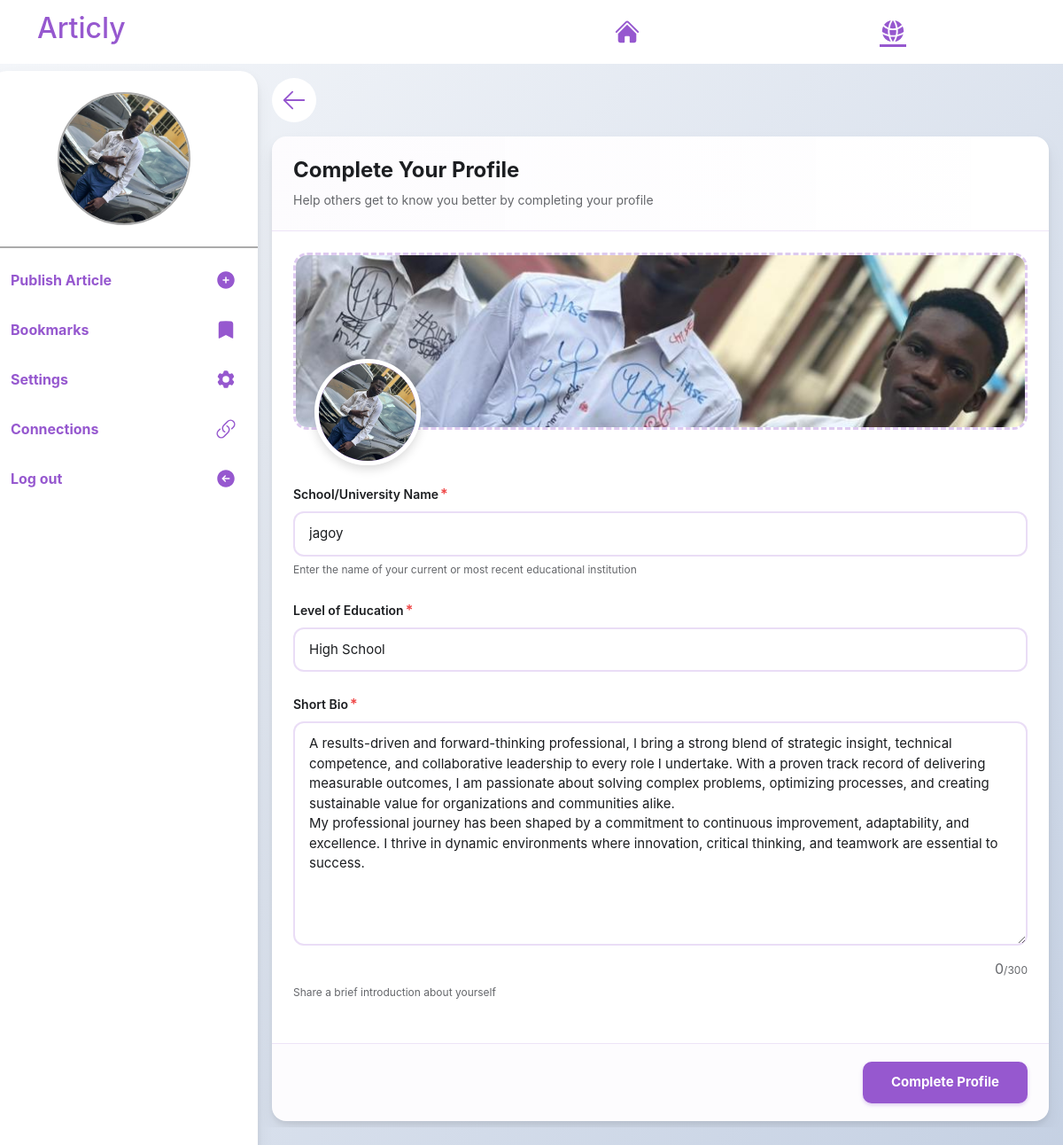
Before: /auth/settings/profile/ (signed in) with the older database file.
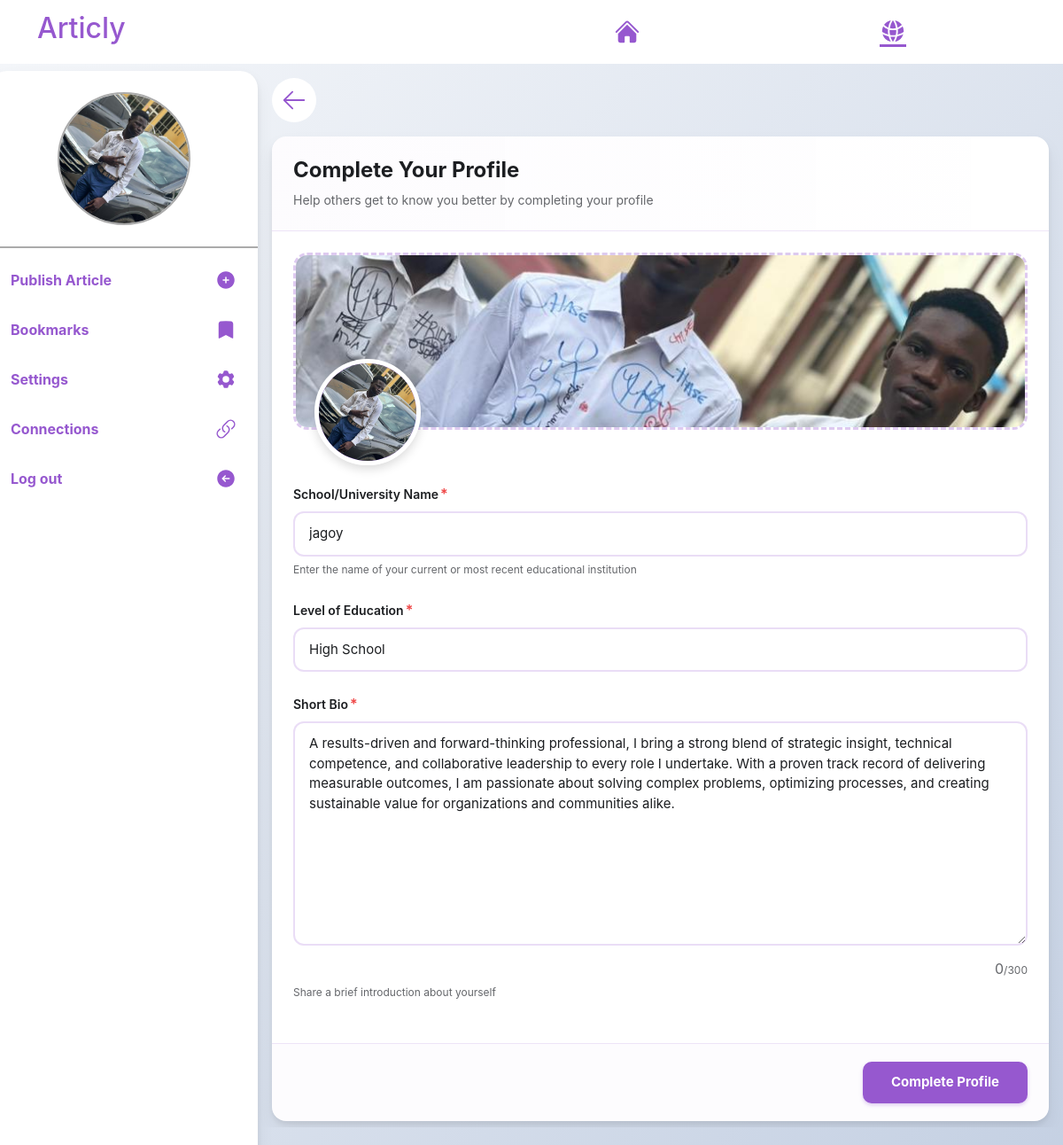
After: the same page with the newer database file.
### authentication/models.py (models this page shows, shortened)
class UserProfile(models.Model):
    user = models.OneToOneField(User,on_delete=models.CASCADE)
    category = models.ForeignKey(UserCategory,on_delete=models.CASCADE)
    bio = models.TextField(default="enter bio")
    cover_photo = models.ImageField(upload_to="cover_photo/",default="test.jpg")
    profile_photo = models.ImageField(upload_to="profile_photo/",default="test.jpg")
    name_of_school = models.CharField(max_length=50,default="")
    level_of_education = models.CharField(max_length=50,default="")
    flags = models.IntegerField(default=0)

### authentication/views.py (the view, shortened to what this page needs)
# urls.py: path("settings/profile/", views.update_profile, name="update_profile")
@login_required
def update_profile(request):
    profile = UserProfile.objects.filter(user=request.user)
    if profile:
        profile = UserProfile.objects.get(user=request.user)
        form = ProfileForm(instance=profile or None)
    else:
        form = ProfileForm()
    context = {"form":form,"profile":profile}
    return render(request,"account/update_profile.html",context)

### user/templatetags/user_tags.py (called while the page is built)
@register.filter
def generate_token(data):
    encoded_bytes = base64.urlsafe_b64encode(force_bytes(data))
    return force_str(encoded_bytes)

### user/utils.py (called while the page is built)
def custom_context(request):
    categories = Category.objects.all()
    if request.user.is_authenticated:
        preference = Prefrence.objects.get(user=request.user).category.all()
        likes = Like.objects.filter(user=request.user).values_list("article_id",flat=True)
        bookmarks = Bookmark.objects.filter(user=request.user).values_list("article_id",flat=True)
        connected_user_ids = get_complex_data(request)
        print(connected_user_ids)
        context = {"category":categories,
                   "connections":connected_user_ids,
                    "saved_preferences":preference,"likes":likes,
               "bookmarks":bookmarks,}
    else:
        context = {"category":categories}
    return context

def get_complex_data(request):
    data = cache.get(f'user_connections_{request.user}')
    if data is None:
        connections = Connection.objects.filter(
            Q(sender=request.user) | Q(receiver=request.user)
        ).values_list(
            'sender_id', 'receiver_id'
        )
        connected_user_ids = {
            uid for pair in connections for uid in pair
        }
        connected_user_ids.discard(request.user.id)
        print(f"user_connections_{request.user}")
        cache.set(f'user_connections_{request.user}', connected_user_ids,None) # Cache for 1 hour
        data = connected_user_ids
    return data

### authentication/templates/account/update_profile.html (shortened to what this page needs)
{% extends "user/base.html" %}
{% block articly_main_body %}
    {% include "user/components/back_button.html"  %}
    <div >
        <div class="profile-form-card">
            <div class="form-header">
                <h4>Complete Your Profile</h4>
                <p>Help others get to know you better by completing your profile</p>
            </div>
            <form id="profileForm" action="{% url 'update_profile' %}" method="post" enctype="multipart/form-data">
                <div class="form-body">
                    <div class="cover-photo-section">
                        <div class="cover-photo-upload" id="coverPhotoUpload" onclick="document.getElementById('coverInput').click()">
                            {% if not profile %}
                            <img id="coverPreview" class="cover-preview" alt="Cover photo">
                            {% else %}
                            <img style="display: block;" id="coverPreview" src="{{ profile.cover_photo.url }}" class="cover-preview" alt="Cover photo">
                            {% endif %}
                        </div>
                        <div class="profile-photo-section">
                            <div class="profile-photo-upload" id="profilePhotoUpload" onclick="document.getElementById('profileInput').click()">
                                {% if not profile %}
                                <img  id="profilePreview"  class="profile-preview" alt="Profile photo">
                                {% else %}
                                <img style="display: block;" id="profilePreview" src="{{ profile.profile_photo.url }}" class="profile-preview" alt="Profile photo">
                                {% endif %}
                            </div>
                        </div>
                    </div>
                    <div class="form-section">
                        <label class="form-label">
                            School/University Name<span class="required">*</span>
                        </label>
                       {{ form.name_of_school }}
                        <div class="form-help">Enter the name of your current or most recent educational institution</div>
                    </div>
                    <div class="form-section">
                        <label class="form-label">
                            Level of Education<span class="required">*</span>
                        </label>
                        <select name="level_of_education" class="form-select" id="educationLevel" required>
                            {% for f in form.level_of_education %}
                            {% if profile.level_of_education == f.value %}
                            <option  value="{{ f.value }}" selected>{{ f }}</option>
                            {% else %}
                            <option  value="{{ f.value }}">{{ f }}</option>
                            {% endif %}
                            {% endfor %}
                        </select>
                    </div>
                    <div class="form-section">
                        <label class="form-label">
                            Short Bio<span class="required">*</span>
                        </label>
                        {{ form.bio }}
                        <div class="char-count">
                            <span id="charCount">0</span>/300
                        </div>
                        <div class="form-help">Share a brief introduction about yourself</div>
                    </div>
                </div>
                <div class="form-actions">
                    <button type="submit" class="btn-submit" id="submitBtn">Complete Profile</button>
                </div>
            </form>
        </div>
    </div>
{% endblock %}

### user/templates/user/base.html (shortened to what this page needs)
{% load user_tags %} {% load static %}
<!doctype html>
<html lang="en">
  <head>
    <link
      href="https://cdn.jsdelivr.net/npm/bootstrap@5.3.8/dist/css/bootstrap.min.css"
      rel="stylesheet"
    />
    <link rel="stylesheet" href="{% static 'user/styles.css' %}" />
    <link rel="stylesheet" href="{% static 'user/style__2.css' %}" />
    <link rel="stylesheet" href="{% static 'user/article_content.css' %}" />
  </head>
  <body style="overflow: hidden">
    <nav class="navbar navbar-expand-sm" style="background-color: white">
      <div class="container">
        <a class="navbar-brand" href="{% url 'user_home' %}">
          <h2 class="pp-color">Articly</h2>
        </a>
        <div class="navigation">
          <ul>
            {% if not home %}
            <li>
              <a class="pp-color-bold" href="{% url 'user_home' %}">
              </a>
            </li>
            <li class="active">
              <a class="pp-color-bold" href="{% url 'explore' %}">
              </a>
            </li>
            {% endif %}
          </ul>
        </div>
      </div>
    </nav>
    <div class="row" style="margin-right: 0px !important">
      <div class="sidebar col-lg-3 mt-2 p-0">
        <div
          style="border-bottom: 2px solid var(--bb)"
          class="p-0 d-flex justify-content-center p-3"
        >
          {% if request.user.is_authenticated %}
          <a
            class="p-2"
            href="{% url 'user_profile' request.user.username|generate_token %}"
          >
            <div class="profile-photo">
              <img
                loading="lazy"
                style="
                  height: 100%;
                  width: 100%;
                  object-fit: cover;
                  border-radius: 50%;
                "
                src="{{ request.user.userprofile.profile_photo.url}}"
                alt="profile photo"
              />
            </div>
          </a>
          {% endif %}
        </div>
        <ul class="p-4 align-items-none">
          <a
            class="text-decoration-none"
            style="color: black"
            href="{% url 'create_post' %}"
          >
            <li class="pp-color-bold">
              Publish Article
            </li>
          </a>
          {% if request.user.is_authenticated %}
          <a class="text-decoration-none" href="{% url 'bookmarks_page' %}">
            <li class="pp-color-bold">
              Bookmarks
            </li>
          </a>
          <div class="dropup">
            <a
              href="#"
              class="text-decoration-none"
              id="settings"
              data-bs-toggle="dropdown"
              aria-haspopup="true"
              aria-expanded="false"
            >
              <li class="pp-color-bold">
                Settings
              </li>
            </a>
          </div>
           <a class="text-decoration-none" href="{% url 'connections_list' %}">
              <li class="pp-color-bold">
                Connections
              </li>
            </a>
          <a class="text-decoration-none" href="{% url 'account_logout' %}">
            <li class="pp-color-bold">
              Log out
            </li>
          </a>
          {% endif %}
        </ul>
      </div>
      <main
        style="overflow-y: scroll; height: 85vh"
        class="col-lg-9 col-md-12 p-lg-3 p-0"
      >
        {% block articly_main_body %}
        {% endblock articly_main_body %}
      </main>
    </div>
  </body>
</html>

### user/templates/user/components/back_button.html
<a  href="{% url 'user_home' %}" class="text-decoration-none mb-3 d-block">
<button style="width: 50px; height: 50px; border-radius: 50%;" class="custom-btn bg-white" >
 <svg xmlns="http://www.w3.org/2000/svg" viewBox="0 0 24 24" fill="var(--pp)" class="size-6">
  <path fill-rule="evenodd" d="M11.03 3.97a.75.75 0 0 1 0 1.06l-6.22 6.22H21a.75.75 0 0 1 0 1.5H4.81l6.22 6.22a.75.75 0 1 1-1.06 1.06l-7.5-7.5a.75.75 0 0 1 0-1.06l7.5-7.5a.75.75 0 0 1 1.06 0Z" clip-rule="evenodd" />
</svg>
</button>
</a>

### user/static/user/styles.css (style rules this page uses)
* { margin: 0; padding: 0; box-sizing: border-box; font-family: -apple-system, BlinkMacSystemFont, 'Segoe UI', Roboto, Helvetica, Arial, sans-serif; font-size: 1rem; }
:root { --pp : rgb(150, 88, 207); --bb : rgba(0, 0, 0, 0.329); }
.pp-color { color: var(--pp); }
.pp-color-bold { color: var(--pp); font-weight: bolder; }
body { background: linear-gradient(135deg, #f5f7fa 0%, #c3cfe2 100%); min-height: 100vh; }
.sidebar { background-color: white; height: 93dvh; border-radius: 20px; box-shadow: 0 4px 6px rgba(0, 0, 0, 0.07), 0 10px 20px rgba(0, 0, 0, 0.06); }
.navigation { width: 50dvw; }
.navigation ul li { list-style: none; display: inline-block; font-weight: bolder; font-size: 1rem; transition: border 0.5s ease-in-out; cursor: pointer; color: var(--pp); }
li.active { border-bottom: 3px solid var(--pp); }
.navigation ul { display: flex; justify-content: space-around; align-items: center; width: 100%; margin: 0; padding: 0; }
.profile-photo { width: 150px; height: 150px; border-radius: 50%; border: 2px solid rgba(0, 0, 0, 0.329); transition: all 0.3s ease; }
.sidebar ul li,.mobile-sidebar ul li { display: flex; justify-content: space-between; transition: all .5 ease-in; }
.sidebar ul,.mobile-sidebar ul { display: flex; flex-direction: column; gap: 2rem; list-style: none; }
.custom-btn { border: none; padding: 10px; width: 100%; border-radius: 5px; }
.char-count { font-size: 12px; color: #65676b; text-align: right; margin-top: 8px; }
.profile-form-card { border: none; border-radius: 16px; background: white; box-shadow: 0 4px 6px rgba(0, 0, 0, 0.07), 0 10px 20px rgba(0, 0, 0, 0.06); overflow: hidden; margin: 0 auto; }
.form-header { padding: 24px; border-bottom: 1px solid rgba(150, 88, 207, 0.15); background: linear-gradient(to right, rgba(150, 88, 207, 0.02), transparent); }
.form-header h4 { margin: 0 0 8px 0; font-weight: 700; color: #1c1e21; font-size: 24px; }
.form-header p { margin: 0; color: #65676b; font-size: 14px; }
.form-body { padding: 24px; }
.cover-photo-section { margin-bottom: 60px; position: relative; }
.cover-photo-upload { width: 100%; height: 200px; border: 3px dashed rgba(150, 88, 207, 0.3); border-radius: 16px; background: rgba(150, 88, 207, 0.02); display: flex; flex-direction: column; align-items: center; justify-content: center; cursor: pointer; transition: all 0.3s ease; position: relative; overflow: hidden; }
.cover-preview { width: 100%; height: 100%; object-fit: cover; display: none; }
.profile-photo-section { position: absolute; bottom: -40px; left: 24px; z-index: 10; }
.profile-photo-upload { width: 120px; height: 120px; border-radius: 50%; border: 5px solid white; background: linear-gradient(135deg, var(--pp), #b794f6); display: flex; align-items: center; justify-content: center; cursor: pointer; transition: all 0.3s ease; position: relative; overflow: hidden; box-shadow: 0 4px 12px rgba(0, 0, 0, 0.15); }
.profile-preview { width: 100%; height: 100%; object-fit: cover; display: none; }
.form-section { margin-bottom: 24px; }
.form-label { font-size: 14px; font-weight: 600; color: #1c1e21; margin-bottom: 8px; display: block; }
.form-label .required { color: #ef4444; margin-left: 2px; }
.form-input, .form-select { width: 100%; border: 2px solid rgba(150, 88, 207, 0.2); border-radius: 12px; padding: 12px 16px; font-size: 15px; color: #1c1e21; transition: all 0.3s ease; background: white; }
.form-input::placeholder { color: #65676b; }
.form-textarea { width: 100%; border: 2px solid rgba(150, 88, 207, 0.2); border-radius: 12px; padding: 12px 16px; font-size: 15px; color: #1c1e21; transition: all 0.3s ease; min-height: 120px; resize: vertical; font-family: inherit; }
.form-textarea::placeholder { color: #65676b; }
.form-help { font-size: 12px; color: #65676b; margin-top: 6px; }
.form-actions { padding: 20px 24px; border-top: 1px solid rgba(150, 88, 207, 0.15); background: rgba(150, 88, 207, 0.02); display: flex; gap: 12px; justify-content: flex-end; }
.btn-submit { background: var(--pp); border: none; padding: 12px 32px; border-radius: 10px; color: white; font-weight: 700; font-size: 15px; cursor: pointer; transition: all 0.3s ease; box-shadow: 0 2px 4px rgba(150, 88, 207, 0.3); }

Changed rows visible on the page:
changed UserProfile "jagoy": bio "…organizations and communities alike. My professional journey has been shaped by a commitment to continuous improvement, adaptability, and excellence. I thrive in dynamic environments where innovation, critical thinking, and teamwork are essential to success." → "…organizations and communities alike."
